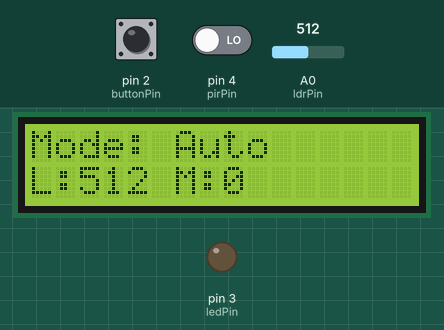
Simulated run of this sketch. Board: Arduino Uno, built with avr-gcc and run on an emulated ATmega328P. Shown: 16×2 character LCD, output pins drawn as LEDs (lit = HIGH). Inputs (shaded band) come from the test bench; at power-on: pin 2 (buttonPin) HIGH, A0 (ldrPin) = 512, pin 4 (pirPin) LOW. What the sketch prints to the serial monitor is not drawn.

Above: at 1.2 s.
1.3 s: pin 2 (buttonPin) pulled LOW for 0.25 s
At 2.7 s:
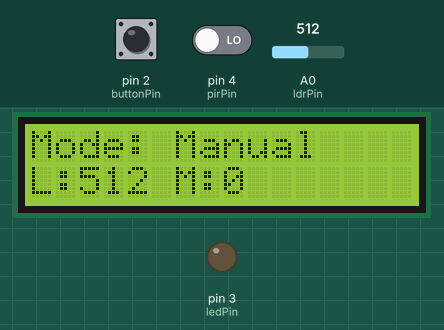
3.1 s: A0 (ldrPin) set to 491
At 4.2 s:
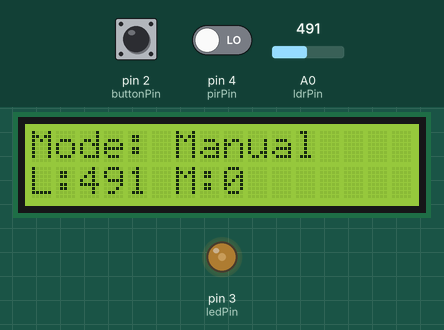
4.7 s: pin 4 (pirPin) driven HIGH
At 5.6 s:
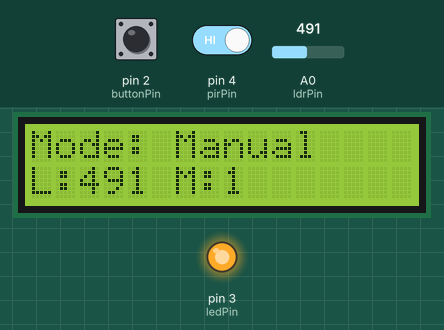
6.2 s: A0 (ldrPin) set to 510
At 7.0 s:
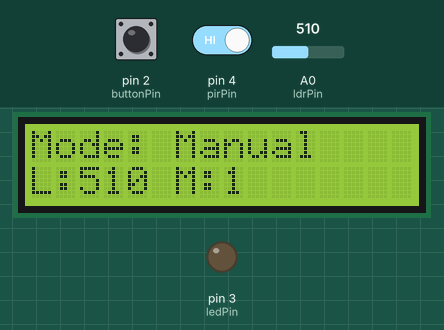
9.2 s: pin 2 (buttonPin) pulled LOW for 1 s
At 10.1 s:
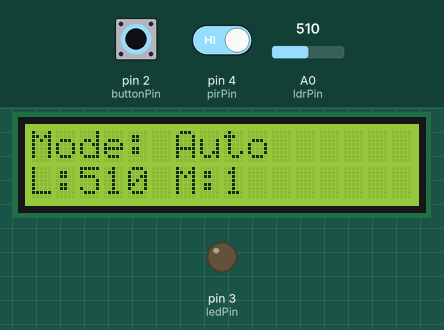
11.7 s: A0 (ldrPin) set to 490
At 12.7 s:
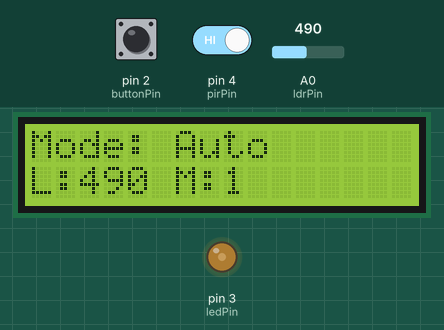
Timing chart, 0 to 14.7 s (numbered marks = the images above; inputs shaded):
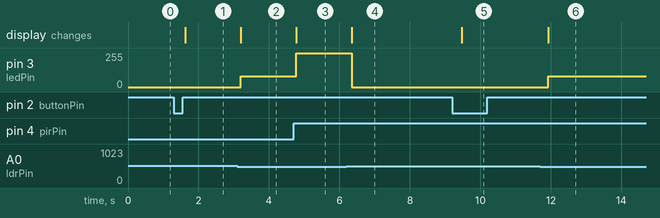

The sketch:

super_jarv1.ino
```cpp
#include <Wire.h>
#include <LiquidCrystal_I2C.h>


LiquidCrystal_I2C lcd(0x27, 16, 2);

// المكونات
const int buttonPin = 2;
const int ledPin = 3;
const int pirPin = 4;
const int ldrPin = A0;

// المتغيرات
bool lastButtonState = HIGH;
bool manualMode = false;
bool userTurnedOffLight = false;

unsigned long lastMotionTime = 0;
const unsigned long motionTimeout = 20000;

void setup() {
  pinMode(buttonPin, INPUT_PULLUP);
  pinMode(ledPin, OUTPUT);
  pinMode(pirPin, INPUT);

  Serial.begin(9600);

  // تهيئة الشاشة
  lcd.init();
  lcd.backlight();
  lcd.clear();
}

void loop() {
  // قراءة الزر للتبديل بين الوضع اليدوي والتلقائي
  bool currentButtonState = digitalRead(buttonPin);
  if (lastButtonState == HIGH && currentButtonState == LOW) {
    manualMode = !manualMode;
    lastMotionTime = millis(); // إعادة ضبط التوقيت عند التبديل

    if (!manualMode) {
      userTurnedOffLight = true;
      analogWrite(ledPin, 0);
    }
    delay(200);
  }
  lastButtonState = currentButtonState;

  // قراءة الحساسات
  int lightValue = analogRead(ldrPin);
  bool motionDetected = digitalRead(pirPin);

  // عرض في Serial Monitor
  Serial.print("LDR: ");
  Serial.print(lightValue);
  Serial.print(" | Motion: ");
  Serial.print(motionDetected);
  Serial.print(" | Mode: ");
  Serial.println(manualMode ? "Manual" : "Auto");

  // عرض على شاشة LCD
  lcd.clear();
  lcd.setCursor(0, 0);
  lcd.print("Mode: ");
  lcd.print(manualMode ? "Manual" : "Auto");

  lcd.setCursor(0, 1);
  lcd.print("L:");
  lcd.print(lightValue);
  lcd.print(" M:");
  lcd.print(motionDetected);

  // تحديث وقت الحركة
  if (motionDetected) {
    lastMotionTime = millis();
  }

  // -------- الوضع اليدوي --------
  if (manualMode) {
    userTurnedOffLight = false;

    if (lightValue > 500) {
      analogWrite(ledPin, 0);
    } else {
      if (motionDetected) {
        analogWrite(ledPin, 255);
      } else {
        analogWrite(ledPin, 80);
      }
    }

  // -------- الوضع التلقائي --------
  } else {
    if (lightValue > 500) {
      analogWrite(ledPin, 0);
    } else {
      if (motionDetected) {
        if (userTurnedOffLight) {
          analogWrite(ledPin, 80);
        } else {
          analogWrite(ledPin, 255);
        }
      } else {
        if (millis() - lastMotionTime > motionTimeout) {
          analogWrite(ledPin, 80);
          userTurnedOffLight = false;
        } else {
          analogWrite(ledPin, 0);
        }
      }
    }
  }

  delay(200);
}
```

Measured:
- the behaviour switches between 501 and 500 on A0 (ldrPin) (found by bisection; images 1 and 2)
- after the input at 1.3 s, the display: changes after 0.33 s (image 1)
- after the input at 3.1 s, pin 3 (ledPin): 0/255 → 80/255 after 0.10 s; the display: changes after 0.10 s (image 2)
- after the input at 4.7 s, pin 3 (ledPin): 80/255 → 255/255 after 0.08 s; the display: changes after 0.08 s (image 3)
- after the input at 6.2 s, pin 3 (ledPin): 255/255 → 0/255 after 0.15 s; the display: changes after 0.15 s (image 4)
- after the input at 9.2 s, the display: changes after 0.27 s (image 5)
- after the input at 11.7 s, pin 3 (ledPin): 0/255 → 80/255 after 0.22 s; the display: changes after 0.22 s (image 6)
